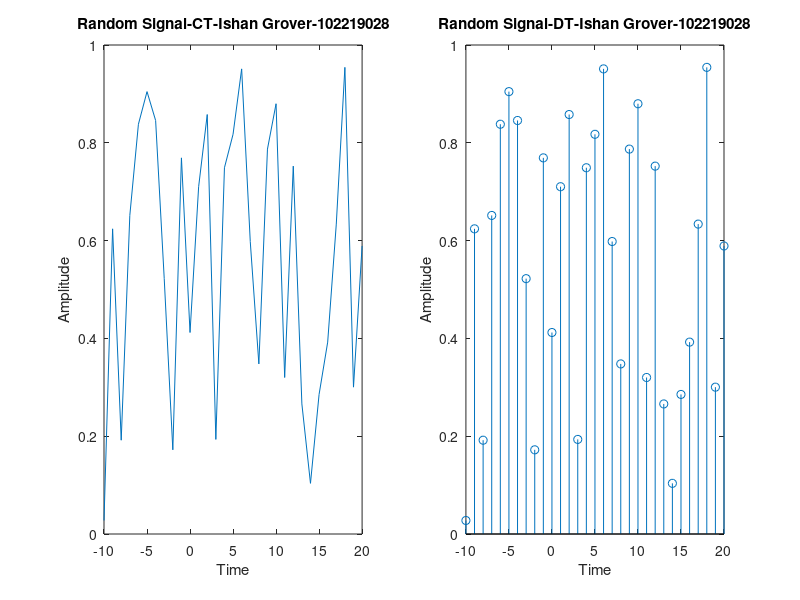

Here is the MATLAB script that generated this plot:
%Exp1
%Random Function
clc;
close all;
t6=-10:1:20;
x6=rand(1,31);
subplot(1,2,1);
plot(t6,x6);
xlabel('Time');
ylabel('Amplitude');
title('Random Signal-CT-Ishan Grover-102219028');
n6=-10:1:20;
subplot(1,2,2);
stem(n6,x6);
xlabel('Time');
ylabel('Amplitude');
title('Random Signal-DT-Ishan Grover-102219028');